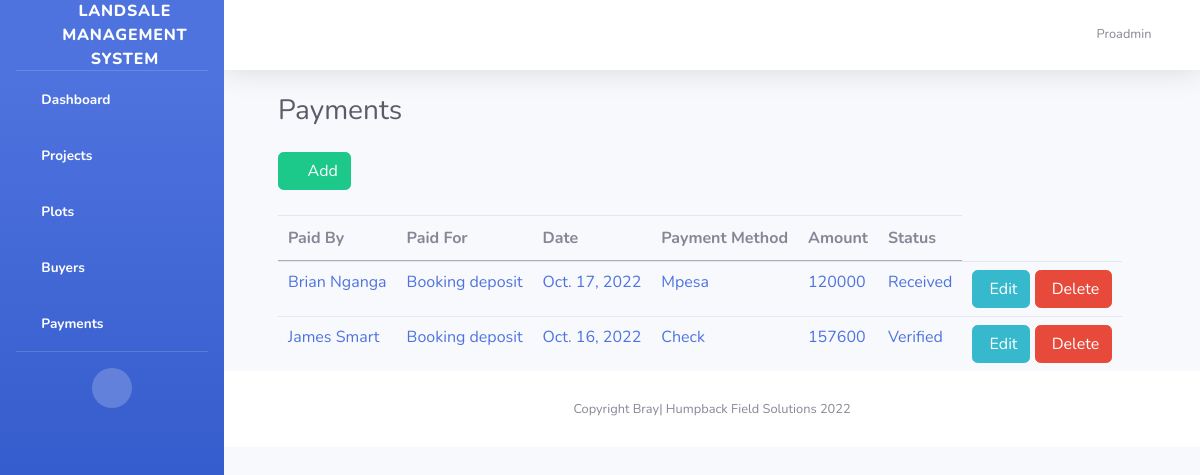
Page /payments/ (signed in) on the earlier database version.
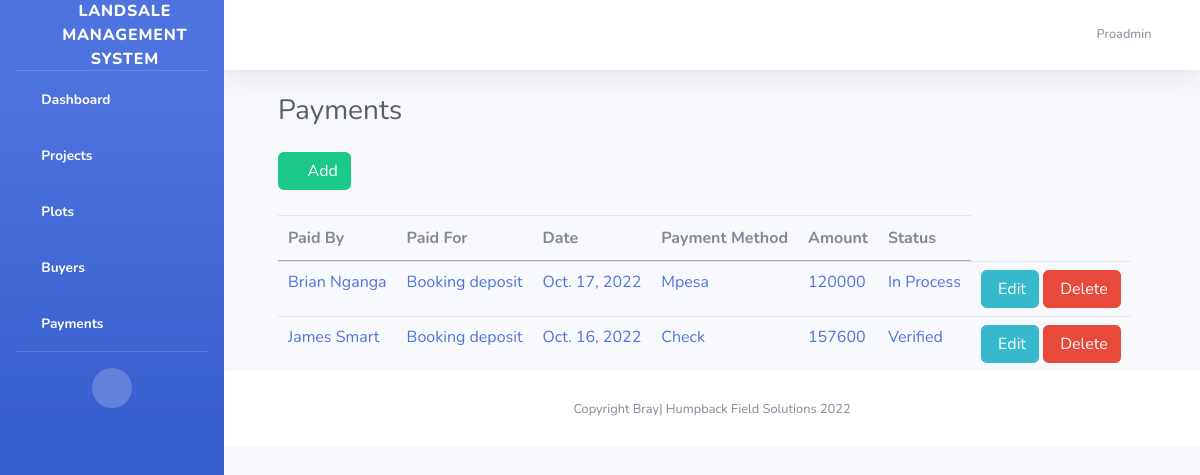
Same page on the later database version.
### buyers/models.py (models this page shows, shortened)
class BuyerPayments(models.Model):
    payment_Methods = (
        ("cash","cash"),
        ("Mpesa","Mpesa"),
        ("Check","Check"),
        ("Bank Deposit","Bank Deposit")
    )
    transaction_Status = (
        ("In Process","In Process"),
        ("Received","Received"),
        ("Verified","Verified")
    )
    transactionId = models.CharField(max_length=15, null=True)
    amount = models.IntegerField(null=True)
    paymentFrom = models.ForeignKey(BuyerInfo, on_delete=models.CASCADE)
    paymentMethod = models.CharField(choices=payment_Methods, max_length=100, null=True)
    paidFor = models.CharField(max_length=15, null=True)
    dateReceived = models.DateField(null=True)
    receivedBy = models.CharField(max_length=15, null=True)
    paymentstatus = models.CharField(choices=transaction_Status,max_length=100, null=True)

class BuyerInfo(models.Model):
    GENDER_OPTIONS =(
        ("M","Male"),
        ("F","Female"),
        ("O","Other")
    )
    RESIDENTIAL_OPTIONS = (
        ('R','Resident'),
        ("NR","Non-Resident")
    )
    PAYMENT_CONTRACT = (
        ("Deposit + 3months","Deposit + 3months"),
        ("Deposit + 6months","Deposit + 6months"),
        ("Deposit + 12months","Deposit + 12months"),
        ("Deposit + 24months","Deposit + 24months"),
        ("OT","OT")
    )
    first_name = models.CharField(max_length=255, null=True)
    middle_name = models.CharField(max_length=255, null=True)
    last_name = models.CharField(max_length=255, null=True)
    gender = models.CharField(max_length=1, choices=GENDER_OPTIONS, null=True)
    residential_status = models.CharField(max_length=2, choices=RESIDENTIAL_OPTIONS, null=True)
    current_address = models.CharField(max_length=100, null=True)
    national_id = models.CharField(max_length=10, unique=True, null=True)
    date_of_birth = models.DateField(null=True)
    kra_pin = models.CharField(max_length=11, unique=True, null=True)
    passport_photo = models.ImageField(blank=True, null=True)
    buyer_personal_number = models.CharField(max_length=50, null=True)
    buyers_email = models.EmailField(unique=True, null=True)
    mobile_phone = models.CharField(max_length=15, null=True)
    date_of_registration = models.DateField(null=True)
    project_assigned = models.ForeignKey(Plot, on_delete=models.CASCADE)
    plot_booked = models.OneToOneField(Plot_Number, on_delete=models.CASCADE)
    contract_type = models.CharField(choices=PAYMENT_CONTRACT, max_length=100, null=True)
    deposit_amount = models.IntegerField(null=True)
    balance_amount = models.IntegerField( null=True)
    registeredBy = models.CharField(max_length=15, null=True)
    def __str__(self):
        return self.first_name + " " + self.last_name

### buyers/views.py (the view)
# urls.py: path('payments/', views.all_payments, name='payments'),
@login_required(login_url='/accounts/login/')
def all_payments(request):
    payments = BuyerPayments.objects.all()
    return render(request, 'buyers/payments.html', {'payments': payments})

### templates/buyers/payments.html (shortened to what this page needs)
{% extends 'base2.html' %}
{% load static %}
{% block content %}
{% load crispy_forms_tags %}
<div class="container-fluid">
    <div class="d-sm-flex align-items-center justify-content-between mb-4">
        <h1 class="h3 mb-0 text-gray-800" style="margin-left:30px">Payments</h1>
    </div>
    <div class="row" style="margin-left:30px">
        <section class="panel">
            <header class="panel-heading" style="margin-bottom:5px">
                <a href="{% url 'buyers:create_payment' %}" style="color:white; margin-bottom:20px" class="btn btn-success btn-xs"><i class="fa fa-plus"></i> Add </a>
            </header>
            <table class="table table-hover p-table   responsive" width="100%" id="payments">
                <thead>
                <tr>
                    <th>Paid By</th>
                    <th>Paid For</th>
                    <th>Date</th>
                    <th>Payment Method</th>
                    <th>Amount</th>
                    <th>Status</th>
                </tr>
                </thead>
                <tbody>
                {% for payment in payments %}
                <tr>
                    <td class="p-name">
                        <a href="{{ payment.id }}">{{payment.paymentFrom}}</a>
                    </td>
                    <td class="p-name">
                        <a href="{{ payment.id }}">{{payment.paidFor}}</a>
                    </td>
                    <td class="p-name">
                        <a href="{{ payment.id }}">{{payment.dateReceived}}</a>
                    </td>
                    <td class="p-name">
                        <a href="{{ payment.id }}">{{payment.paymentMethod}}</a>
                    </td>
                    <td class="p-name">
                        <a href="{{ payment.id }}">{{payment.amount}}</a>
                    </td>
                    <td class="p-name">
                        <a href="{{ payment.id }}">{{payment.paymentstatus}}</a>
                    </td>
                    <td>
                        <a href="{% url 'buyers:edit_payment' payment.id %}" class="btn btn-info btn-xs"> Edit </a>
                        <a role="button" style="color:white" class="btn btn-danger btn-xs" data-toggle="modal"
                           data-target="#modalConfirm"> Delete </a>
                    </td>
                    {% empty %}
                    <td class="p-name">
                        <a>You haven't added any payments yet</a>
                    </td>
                </tr>
                {% endfor %}
                </tbody>
            </table>
        </section>
    </div>
</div>
{% endblock %}

### templates/base2.html (shortened to what this page needs)
<!DOCTYPE html>
<html lang="en">
<head>
    {% load static %}
    <link href="{% static 'theme/vendor/fontawesome-free/css/all.min.css'  %}" rel="stylesheet" type="text/css">
    <link href="{% static 'theme/css/sb-admin-2.min.css'  %}" rel="stylesheet">
    <link href="{% static 'css/app.css'  %}" rel="stylesheet">
    <link href="{% static 'jquerui/jquery-ui.css' %}" rel='stylesheet' type='text/css'/>
    <link href="https://cdn.datatables.net/1.10.20/css/jquery.dataTables.min.css" rel='stylesheet' type='text/css'/>
</head>
<body id="page-top">
<div id="wrapper">
    <ul class="navbar-nav bg-gradient-primary sidebar sidebar-dark accordion" id="accordionSidebar">
        <a class="sidebar-brand d-flex align-items-center justify-content-center" href="{% url 'buyers:index' %}">
            <div class="sidebar-brand-icon rotate-n-15">
                <i class="fas fa-money-check-alt"></i>
            </div>
            <div class="sidebar-brand-text mx-3">LandSale Management System</div>
        </a>
        <hr class="sidebar-divider my-0">
        <li class="nav-item active">
            <a class="nav-link" href="{% url 'buyers:index' %}">
                <i class="fas fa-fw fa-tachometer-alt"></i>
                <span>Dashboard</span></a>
        </li>
        <li class="nav-item active">
            <a class="nav-link" href="{% url 'plots:plots' %}">
                <i class="fas fa-fw fa-user-friends"></i>
                <span>Projects</span></a>
        </li>
        <li class="nav-item active">
            <a class="nav-link" href="{% url 'plots:plotnumbers' %}">
                <i class="fas fa-fw fa-plus"></i>
                <span>Plots</span></a>
        </li>
        <li class="nav-item active">
            <a class="nav-link" href="{% url 'buyers:buyers' %}">
                <i class="fas fa-fw fa-user-friends"></i>
                <span>Buyers</span></a>
        </li>
        <li class="nav-item active">
            <a class="nav-link" href="{% url 'buyers:payments' %}">
                <i class="fas fa-fw fa-plus"></i>
                <span>Payments</span></a>
        </li>
        <hr class="sidebar-divider">
        <div class="text-center d-none d-md-inline">
            <button class="rounded-circle border-0" id="sidebarToggle"></button>
        </div>
    </ul>
    <div id="content-wrapper" class="d-flex flex-column">
        <div id="content">
            <nav class="navbar navbar-expand navbar-light bg-white topbar mb-4 static-top shadow">
                <ul class="navbar-nav ml-auto">
                    <li class="nav-item dropdown no-arrow">
                        <a class="nav-link dropdown-toggle" href="#" id="userDropdown" role="button"
                           data-toggle="dropdown" aria-haspopup="true" aria-expanded="false">
                            <span class="mr-2 d-none d-lg-inline text-gray-600 small">{{request.user.username}}</span>
                            <i class="far fa-user-circle"></i>
                        </a>
                    </li>
                </ul>
            </nav>
            {% block content %}
            {% endblock %}
            <footer class="sticky-footer bg-white">
                <div class="container my-auto">
                    <div class="copyright text-center my-auto">
                        <span>Copyright Bray| Humpback Field Solutions 2022</span>
                    </div>
                </div>
            </footer>
        </div>
    </div>
</div>
</body>
</html>

Differences in the rows shown:
changed BuyerPayments "Mpesa": paymentstatus "Received" → "In Process"
